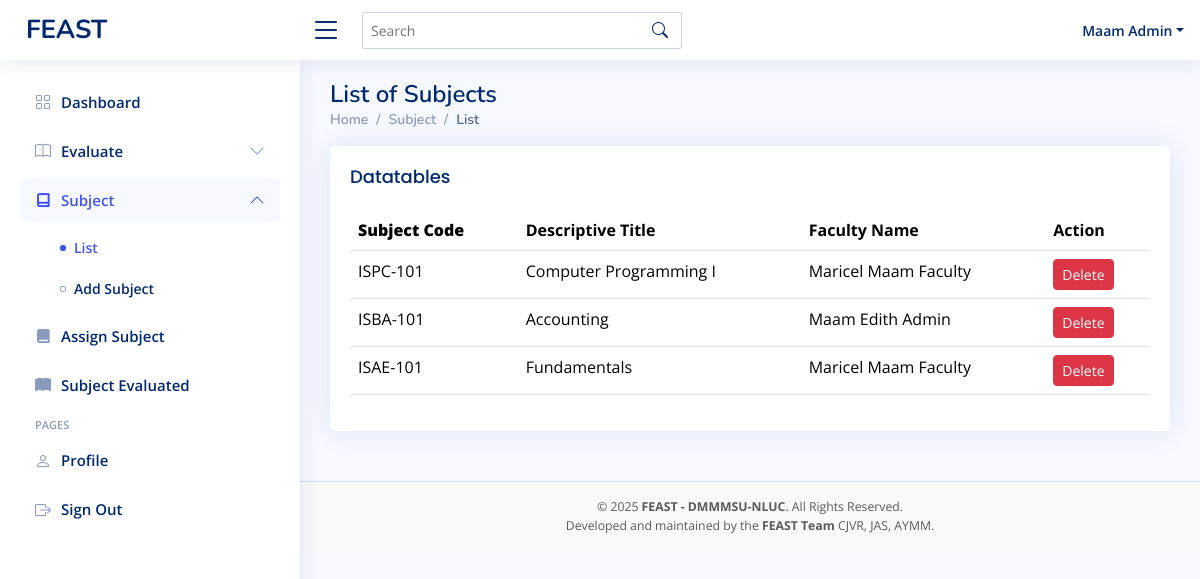
The app's page /admin-subjectlist.php (signed in) with its own data.
### tables this page shows
CREATE TABLE `subject` (
  `idnumber` int(11) NOT NULL,
  `code` varchar(11) NOT NULL,
  `title` varchar(255) NOT NULL,
  `faculty_id` varchar(11) DEFAULT NULL,
  `admin_id` varchar(11) DEFAULT NULL,
  `department` varchar(100) DEFAULT NULL
);

### admin-subjectlist.php (the view, shortened to what this page needs)
<?php
include 'conn/conn.php';
$admin_id = $_SESSION['idnumber'];
$dept_query = mysqli_query($conn, "SELECT department FROM admin WHERE idnumber = '$admin_id' LIMIT 1");
$admin_dept = '';
if ($dept_query && mysqli_num_rows($dept_query) > 0) {
    $admin_data = mysqli_fetch_assoc($dept_query);
    $admin_dept = $admin_data['department'];
}
$query = "  SELECT subject.*,
            COALESCE(faculty.first_name, admin.first_name) AS first_name,
            COALESCE(faculty.mid_name, admin.mid_name) AS mid_name,
            COALESCE(faculty.last_name, admin.last_name) AS last_name,
            CASE
                WHEN subject.faculty_id IS NOT NULL THEN 'Faculty'
                WHEN subject.admin_id IS NOT NULL THEN 'Admin'
                ELSE 'Unknown'
            END AS handler_role
            FROM subject
            LEFT JOIN faculty ON subject.faculty_id = faculty.idnumber
            LEFT JOIN admin ON subject.admin_id = admin.idnumber
            WHERE subject.department = '$admin_dept'";
$result = mysqli_query($conn, $query);
?>
<!DOCTYPE html>
<html lang="en">
<head>
    <?php include 'header.php' ?>
</head>
<body>
    <?php include 'admin-header.php' ?>
    <aside id="sidebar" class="sidebar">
        <ul class="sidebar-nav" id="sidebar-nav">
            <li class="nav-item">
                <a class="nav-link collapsed" href="admin-dashboard.php">
                    <i class="bi bi-grid"></i>
                    <span>Dashboard</span>
                </a>
            </li><li class="nav-item">
                <a class="nav-link collapsed" data-bs-target="#charts-nav" data-bs-toggle="collapse" href="#">
                    <i class="bi bi-book"></i><span>Evaluate</span><i class="bi bi-chevron-down ms-auto"></i>
                </a>
            </li><li class="nav-item">
                <a class="nav-link collapse" data-bs-target="#subject" data-bs-toggle="collapse" href="#">
                    <i class="ri-book-line"></i><span>Subject</span><i class="bi bi-chevron-down ms-auto"></i>
                </a>
                <ul id="subject" class="nav-content collapse show" data-bs-parent="#sidebar-nav">
                    <li>
                        <a href="admin-subjectlist.php" class="active">
                            <i class="bi bi-circle"></i><span>List</span>
                        </a>
                    </li>
                    <li>
                        <a href="admin-subjectadding.php">
                            <i class="bi bi-circle"></i><span>Add Subject</span>
                        </a>
                    </li>
                </ul>
            </li><li class="nav-item">
                <a class="nav-link collapsed" href="admin-studentsubject.php">
                    <i class="ri-book-fill"></i>
                    <span>Assign Subject</span>
                </a>
            </li><li class="nav-item">
                <a class="nav-link collapsed" href="admin-evaluatedsubject.php">
                    <i class="bi bi-book-fill"></i>
                    <span>Subject Evaluated</span>
                </a>
            </li><li class="nav-heading">Pages</li>
            <li class="nav-item">
                <a class="nav-link collapsed" href="admin-user-profile.php">
                    <i class="bi bi-person"></i>
                    <span>Profile</span>
                </a>
            </li><li class="nav-item">
                <a class="nav-link collapsed" href="logout.php">
                    <i class="bi bi-box-arrow-right"></i>
                    <span>Sign Out</span>
                </a>
            </li></ul>
    </aside><main id="main" class="main">
        <div class="pagetitle">
            <h1>List of Subjects</h1>
            <nav>
                <ol class="breadcrumb">
                    <li class="breadcrumb-item"><a href="superadmin-dashboard.php">Home</a></li>
                    <li class="breadcrumb-item">Subject</li>
                    <li class="breadcrumb-item active">List</li>
                </ol>
            </nav>
        </div><?php if (isset($_SESSION['msg'])) : ?>
            <script src="https://cdn.jsdelivr.net/npm/sweetalert2@11"></script>
            <script>
                document.addEventListener("DOMContentLoaded", function() {
                    Swal.fire({
                        icon: '<?php echo $_SESSION['msg_type'] ?? 'info'; ?>', // Use session msg_type for icon
                        title: '<?php echo $_SESSION['msg']; ?>',
                        showConfirmButton: false,
                        timer: 2000,
                        timerProgressBar: true
                    });
                });
            </script>
            <?php
            unset($_SESSION['msg']);
            unset($_SESSION['msg_type']);
            ?>
        <?php endif; ?>
        <section class="section">
            <div class="row">
                <div class="col-lg-12">
                    <div class="card">
                        <div class="card-body table-responsive">
                            <h5 class="card-title">Datatables</h5>
                            <table class="table datatable">
                                <thead>
                                    <tr>
                                        <th>
                                            <b>Subject Code</b>
                                        </th>
                                        <th>Descriptive Title</th>
                                        <th>Faculty Name</th>
                                        <th>Action</th>
                                    </tr>
                                </thead>
                                <tbody>
                                    <?php while ($row = mysqli_fetch_assoc($result)) { ?>
                                        <tr>
                                            <td class="text-uppercase"><?php echo $row['code']; ?></td>
                                            <td class="text-capitalize"><?php echo $row['title']; ?></td>
                                            <td class="text-capitalize">
                                                <?php echo $row['first_name'] . " " . $row['mid_name'] . " " . $row['last_name']; ?>
                                                </td>
                                            <td>
                                                <form method="post" style="display:inline;" action="deletesubject.php">
                                                    <button class="btn btn-danger btn-sm" name="delete" type="submit">Delete</button>
                                                </form>
                                            </td>
                                        </tr>
                                    <?php } ?>
                                </tbody>
                            </table>
                            </div>
                    </div>
                </div>
            </div>
        </section>
    </main><?php include 'footer.php' ?>
</body>
</html>

### assets/css/style.css (style rules this page uses)
:root { scroll-behavior: smooth; }
body { font-family: "Open Sans", sans-serif; background: #f6f9ff; color: #444444; }
a { color: #4154f1; text-decoration: none; }
h1, h2, h3, h4, h5, h6 { font-family: "Nunito", sans-serif; }
#main { margin-top: 60px; padding: 20px 30px; transition: all 0.3s; }
.pagetitle { margin-bottom: 10px; }
.pagetitle h1 { font-size: 24px; margin-bottom: 0; font-weight: 600; color: #012970; }
.card { margin-bottom: 30px; border: none; border-radius: 5px; box-shadow: 0px 0 30px rgba(1, 41, 112, 0.1); }
.card-title { padding: 20px 0 15px 0; font-size: 18px; font-weight: 500; color: #012970; font-family: "Poppins", sans-serif; }
.card-body { padding: 0 20px 20px 20px; }
.breadcrumb { font-size: 14px; font-family: "Nunito", sans-serif; color: #899bbd; font-weight: 600; }
.breadcrumb a { color: #899bbd; transition: 0.3s; }
.breadcrumb .breadcrumb-item::before { color: #899bbd; }
.breadcrumb .active { color: #51678f; font-weight: 600; }
.sidebar { position: fixed; top: 60px; left: 0; bottom: 0; width: 300px; z-index: 996; transition: all 0.3s; padding: 20px; overflow-y: auto; scrollbar-width: thin; scrollbar-color: #aab7cf transparent; box-shadow: 0px 0px 20px rgba(1, 41, 112, 0.1); background-color: #fff; }
@media (min-width: 1200px) { #main, #footer { margin-left: 300px; } }
.sidebar-nav { padding: 0; margin: 0; list-style: none; }
.sidebar-nav li { padding: 0; margin: 0; list-style: none; }
.sidebar-nav .nav-item { margin-bottom: 5px; }
.sidebar-nav .nav-heading { font-size: 11px; text-transform: uppercase; color: #899bbd; font-weight: 600; margin: 10px 0 5px 15px; }
.sidebar-nav .nav-link { display: flex; align-items: center; font-size: 15px; font-weight: 600; color: #4154f1; transition: 0.3; background: #f6f9ff; padding: 10px 15px; border-radius: 4px; }
.sidebar-nav .nav-link i { font-size: 16px; margin-right: 10px; color: #4154f1; }
.sidebar-nav .nav-link.collapsed { color: #012970; background: #fff; }
.sidebar-nav .nav-link.collapsed i { color: #899bbd; }
.sidebar-nav .nav-link .bi-chevron-down { margin-right: 0; transition: transform 0.2s ease-in-out; }
.sidebar-nav .nav-link:not(.collapsed) .bi-chevron-down { transform: rotate(180deg); }
.sidebar-nav .nav-content { padding: 5px 0 0 0; margin: 0; list-style: none; }
.sidebar-nav .nav-content a { display: flex; align-items: center; font-size: 14px; font-weight: 600; color: #012970; transition: 0.3; padding: 10px 0 10px 40px; transition: 0.3s; }
.sidebar-nav .nav-content a i { font-size: 6px; margin-right: 8px; line-height: 0; border-radius: 50%; }
.sidebar-nav .nav-content a:hover, .sidebar-nav .nav-content a.active { color: #4154f1; }
.sidebar-nav .nav-content a.active i { background-color: #4154f1; }

### records on screen
subject: code "ISPC-101", title "Computer Programming I", first_name "Maricel", mid_name "Maam", last_name "Faculty"
subject: code "ISBA-101", title "Accounting", first_name "Maam", mid_name "Edith", last_name "Admin"
subject: code "ISAE-101", title "Fundamentals", first_name "Maricel", mid_name "Maam", last_name "Faculty"

### other values on screen
$_SESSION['first_name'] "Maam"
$_SESSION['last_name'] "Admin"
